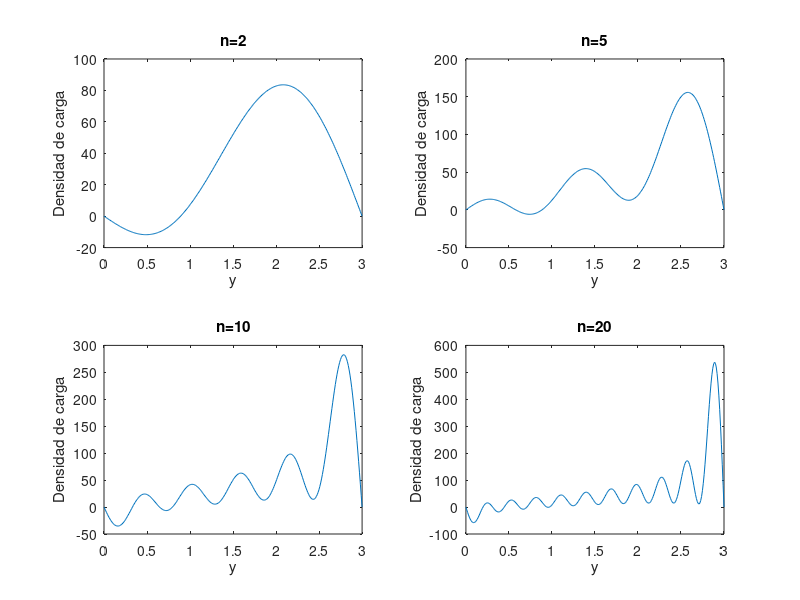

Write MATLAB code to recreate this figure.
a=2;
b=3;
i1=2
i2=5
i3=10
i4=20

y=linspace(0,3,300);
e=8.85.*10.^(-12);
function z = densi(i,a,b,y)
  sigmatotal=0;
  for n = 1:i
    integral = cos(n.*pi).*((2.*b.^3+5)./(n.*pi)+12.*b.^3./(n.*pi).^3)+5./(n.*pi);
    An = (exp(n.*pi)-exp(n.*pi.*a./b))./(b.*sinh(n.*pi.*(a./b+1))).*integral;
    Bn = (exp(n.*pi.*a./b)-exp(-n.*pi))./(b.*sinh(n.*pi.*(a./b+1))).*integral;
    sigma = e.*pi./b.*n.*(An.*exp(-n.*pi)-Bn.*exp(n.*pi)).*sin(n.*pi.*y./b);
    sigmatotal= sigmatotal+sigma;
  endfor
  z=sigmatotal;
endfunction
subplot(2,2,1)
plot(y,densi(i1,a,b,y))
title("n=2")
xlabel("y")
ylabel("Densidad de carga")

subplot(2,2,2)
plot(y,densi(i2,a,b,y))
title("n=5")
xlabel("y")
ylabel("Densidad de carga")

subplot(2,2,3)
plot(y,densi(i3,a,b,y))
title("n=10")
xlabel("y")
ylabel("Densidad de carga")

subplot(2,2,4)
plot(y,densi(i4,a,b,y))
title("n=20")
xlabel("y")
ylabel("Densidad de carga")